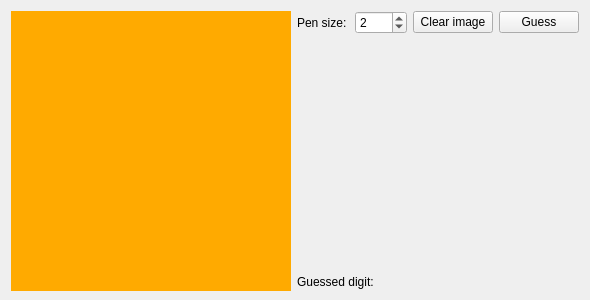
<?xml version="1.0" encoding="UTF-8"?>
<ui version="4.0">
 <class>MainWindow</class>
 <widget class="QMainWindow" name="MainWindow">
  <property name="geometry">
   <rect>
    <x>0</x>
    <y>0</y>
    <width>590</width>
    <height>300</height>
   </rect>
  </property>
  <property name="sizePolicy">
   <sizepolicy hsizetype="Fixed" vsizetype="Fixed">
    <horstretch>0</horstretch>
    <verstretch>0</verstretch>
   </sizepolicy>
  </property>
  <property name="minimumSize">
   <size>
    <width>280</width>
    <height>280</height>
   </size>
  </property>
  <property name="windowTitle">
   <string>MainWindow</string>
  </property>
  <widget class="QWidget" name="centralWidget">
   <layout class="QGridLayout" name="gridLayout_2">
    <item row="0" column="0">
     <layout class="QGridLayout" name="gridLayout">
      <item row="0" column="0">
       <widget class="Scribbler" name="scribbler" native="true">
        <property name="minimumSize">
         <size>
          <width>280</width>
          <height>280</height>
         </size>
        </property>
        <property name="maximumSize">
         <size>
          <width>280</width>
          <height>280</height>
         </size>
        </property>
        <property name="styleSheet">
         <string notr="true">background-color: rgb(255, 170, 0);</string>
        </property>
       </widget>
      </item>
      <item row="0" column="1">
       <layout class="QVBoxLayout" name="verticalLayout">
        <item>
         <layout class="QHBoxLayout" name="horizontalLayout">
          <item>
           <widget class="QLabel" name="label">
            <property name="text">
             <string>Pen size:</string>
            </property>
           </widget>
          </item>
          <item>
           <widget class="QSpinBox" name="penSizeSpinBox">
            <property name="minimum">
             <number>1</number>
            </property>
            <property name="value">
             <number>2</number>
            </property>
           </widget>
          </item>
          <item>
           <widget class="QPushButton" name="clearImageButton">
            <property name="text">
             <string>Clear image</string>
            </property>
           </widget>
          </item>
          <item>
           <widget class="QPushButton" name="guessButton">
            <property name="text">
             <string>Guess</string>
            </property>
           </widget>
          </item>
         </layout>
        </item>
        <item>
         <spacer name="verticalSpacer">
          <property name="orientation">
           <enum>Qt::Vertical</enum>
          </property>
          <property name="sizeHint" stdset="0">
           <size>
            <width>20</width>
            <height>188</height>
           </size>
          </property>
         </spacer>
        </item>
        <item>
         <layout class="QHBoxLayout" name="horizontalLayout_2">
          <item>
           <widget class="QLabel" name="label_2">
            <property name="text">
             <string>Guessed digit:</string>
            </property>
           </widget>
          </item>
          <item>
           <widget class="QLabel" name="digit">
            <property name="minimumSize">
             <size>
              <width>100</width>
              <height>0</height>
             </size>
            </property>
            <property name="text">
             <string/>
            </property>
           </widget>
          </item>
          <item>
           <widget class="QLabel" name="percent">
            <property name="text">
             <string/>
            </property>
           </widget>
          </item>
         </layout>
        </item>
       </layout>
      </item>
     </layout>
    </item>
   </layout>
  </widget>
 </widget>
 <layoutdefault spacing="6" margin="11"/>
 <customwidgets>
  <customwidget>
   <class>Scribbler</class>
   <extends>QWidget</extends>
   <header>scribbler.h</header>
   <container>1</container>
   <slots>
    <slot>penSizeChanged(int)</slot>
    <slot>clearImage()</slot>
    <slot>guess()</slot>
   </slots>
  </customwidget>
 </customwidgets>
 <resources/>
 <connections>
  <connection>
   <sender>penSizeSpinBox</sender>
   <signal>valueChanged(int)</signal>
   <receiver>scribbler</receiver>
   <slot>penSizeChanged(int)</slot>
   <hints>
    <hint type="sourcelabel">
     <x>384</x>
     <y>21</y>
    </hint>
    <hint type="destinationlabel">
     <x>207</x>
     <y>133</y>
    </hint>
   </hints>
  </connection>
  <connection>
   <sender>clearImageButton</sender>
   <signal>clicked()</signal>
   <receiver>scribbler</receiver>
   <slot>clearImage()</slot>
   <hints>
    <hint type="sourcelabel">
     <x>432</x>
     <y>26</y>
    </hint>
    <hint type="destinationlabel">
     <x>231</x>
     <y>157</y>
    </hint>
   </hints>
  </connection>
  <connection>
   <sender>guessButton</sender>
   <signal>clicked()</signal>
   <receiver>scribbler</receiver>
   <slot>guess()</slot>
   <hints>
    <hint type="sourcelabel">
     <x>528</x>
     <y>24</y>
    </hint>
    <hint type="destinationlabel">
     <x>185</x>
     <y>208</y>
    </hint>
   </hints>
  </connection>
 </connections>
 <slots>
  <slot>guessDigit()</slot>
 </slots>
</ui>
